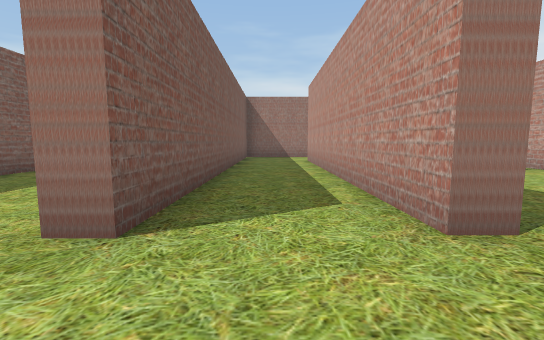
view 1 (above)

18 first-person views from a walk through a Unity game level. The camera is 1.3 m above the floor, tilts 6° down and sees 90° across. The floor is counted in squares, 2 m on a side. Each view is taken from the middle of a square. On the plan, view 1 faces up. The plan holds only what a view shows up to about 9 squares ahead; the rest is blank.

view 2
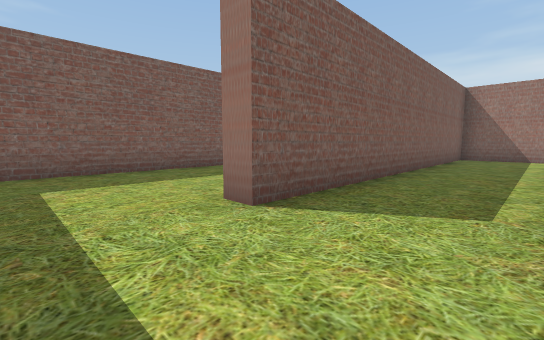

view 3
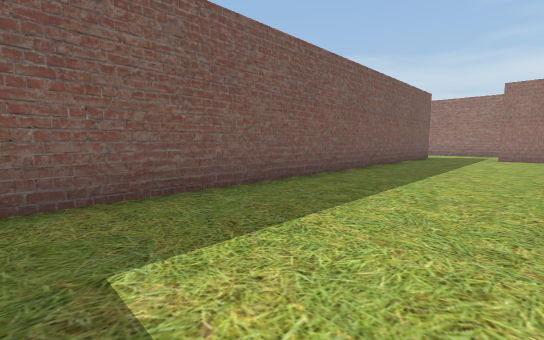

view 4
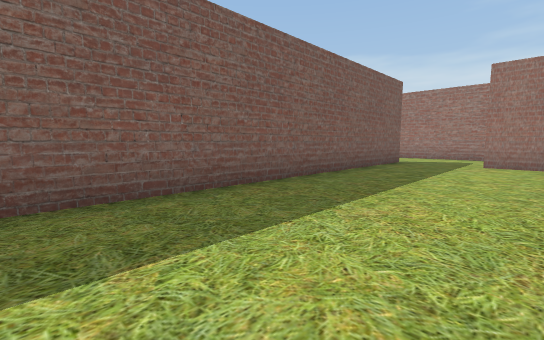

view 5
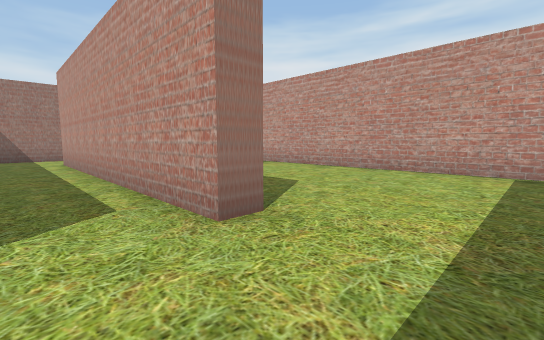

view 6
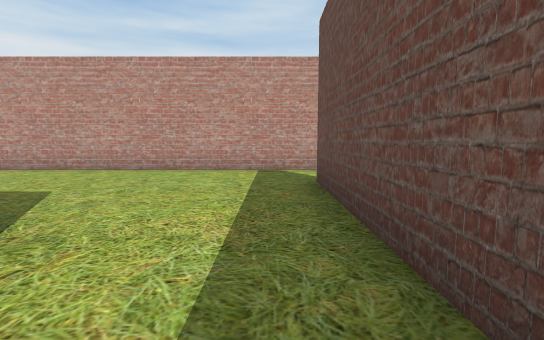

view 7
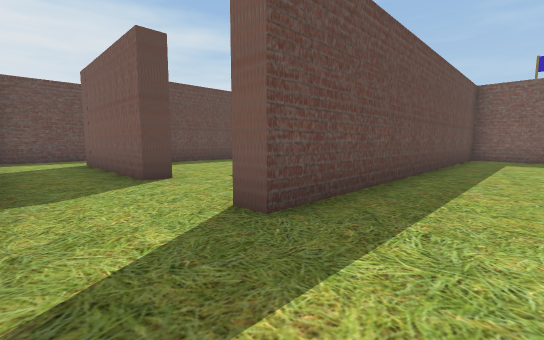

view 8
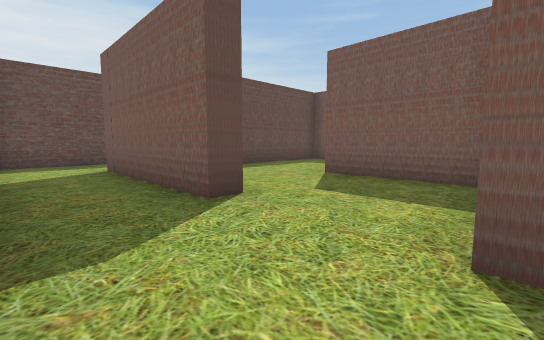

view 9
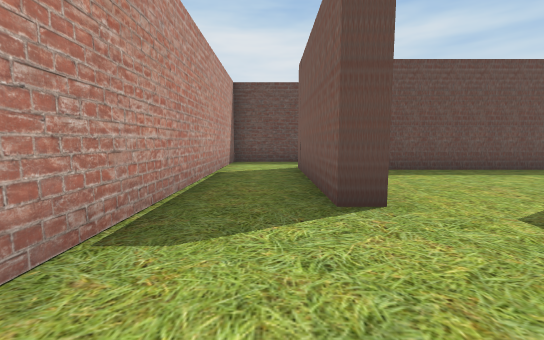

view 10
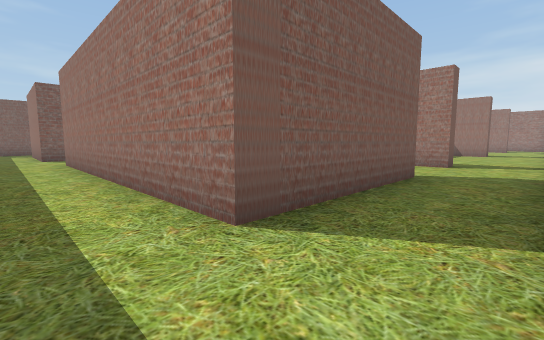

view 11
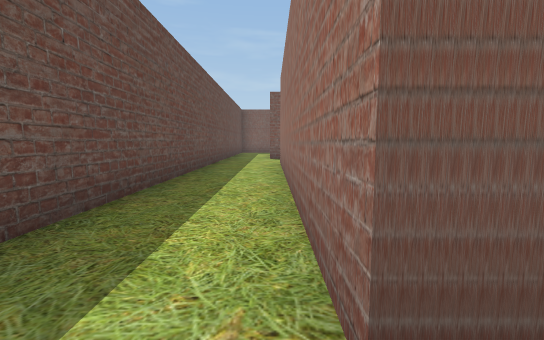

view 12
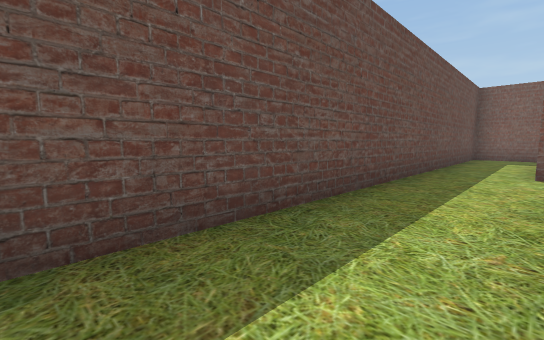

view 13
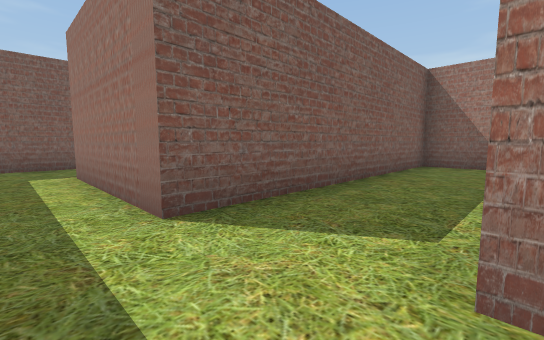

view 14
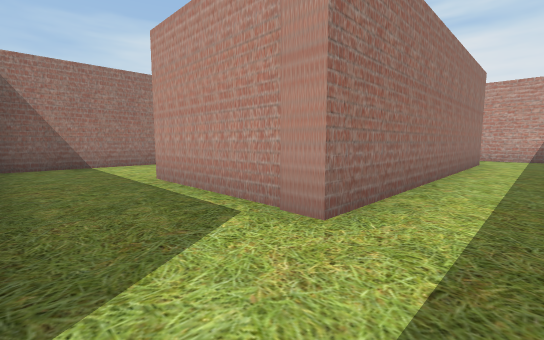

view 15
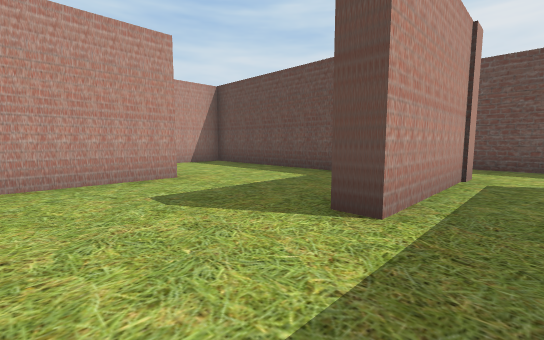

view 16
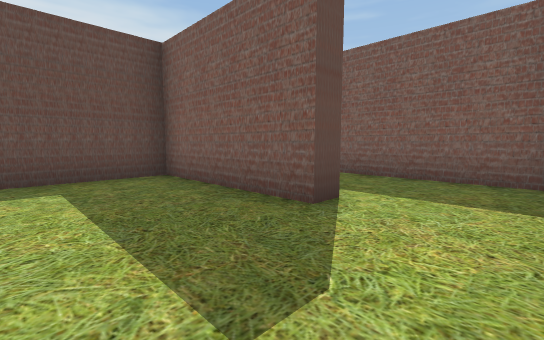

view 17
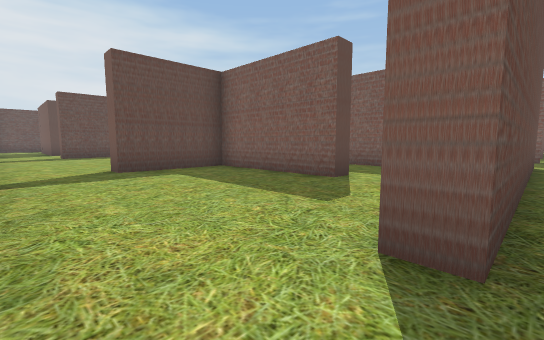

view 18
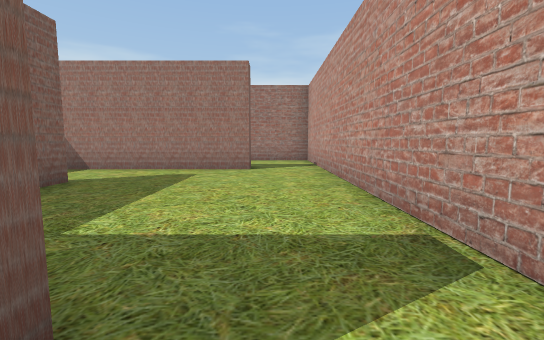

### Floor plan
Points are (right, up) in squares from view 1. A wall is a line through its corners. A room is listed if a view was taken in it or the views show most of it. See-through windows are left out.
Room 1 (views 1, 2, 5, 6)
walls: (1.2, 1.8) (1.2, 9.3); (-1.5, -0.7) (1.4, -0.7); (-1, 11.1) (-1, 1.8) (-1.6, 1.8); (1.5, 11.4) (-0.5, 11.4)
ways out: opening at (-1, 0.5) to room 2; opening at (2, 0.5) to room 3; opening at (2, 10.5) to room 6
Room 2 (views 3, 4)
walls: (-2, 11.4) (-3.1, 11.4); (-5.2, 12) (-5.2, -0.7) (-1.5, -0.7)
ways out: opening at (-1, 0.5) to room 1; opening at (-4, 11)
Room 3 (views 7, 18)
walls: (1.8, 1.8) (1.2, 1.8); (6.2, -0.5) (6.2, 5.5); (1.4, -0.7) (4.4, -0.7); (4.4, 5.8) (4.4, 5.2)
ways out: opening at (2, 0.5) to room 1; opening at (5.5, -1) to room 4; opening at (5.5, 6) to room 6
Room 4 (views 8, 9, 10, 11, 12, 13, 14)
walls: (3.8, -3.7) (4.4, -3.7) (4.4, -7.8) (-3.1, -7.8); (-5.2, -8.1) (-8.9, -8.1); (4.4, -0.7) (4.4, -1.2) (3.5, -1.2); (-10.1, -9.7) (6.2, -9.7) (6.2, -0.5); (-10.8, -7.8) (-10.8, -9.1)
ways out: opening at (5.5, -1) to room 3; opening at (-4, -8) to room 5; opening at (4, -2.5) to room 7; opening at (-9.5, -8)
Room 5 (view 15)
walls: (0.7, -4.2) (0.7, -1.9); (-1.9, -1.2) (-5.2, -1.2) (-5.2, -8.1); (-1.4, -7.3) (0.6, -7.3); (-3.1, -7.8) (-3.1, -4.2) (-2.5, -4.2)
ways out: opening at (-4, -8) to room 4; opening at (1, -5.5) to room 8
Room 6 (views 16, 17)
walls: (1.2, 9.3) (1.7, 9.3) (1.7, 5.8) (4.4, 5.8); (4.4, 11.9) (4.4, 11.4) (1.5, 11.4); (6.2, 5.5) (6.2, 12.5)
ways out: opening at (2, 10.5) to room 1; opening at (5.5, 6) to room 3; opening at (5.5, 12)
Room 7 (no view inside)
walls: (1.2, -1.6) (1.2, -4.2)
ways out: opening at (4, -2.5) to room 4; opening at (2.5, -4) to room 8
Room 8 (no view inside)
walls: (3.8, -7) (3.8, -5.8); (0.6, -7.3) (3.6, -7.3)
ways out: opening at (1, -5.5) to room 5; opening at (2.5, -4) to room 7

Where each view was taken, in squares from view 1:
view 1: 0 up, 0 right, facing up
view 2: 0 up, 1 right, facing up-left
view 3: 0 up, 2 left, facing up-left
view 4: 3 up, 2 left, facing up-left
view 5: 0 up, 0 right, facing up-right
view 6: 0 up, 0 right, facing right
view 7: 1 up, 6 right, facing down-left
view 8: 1 down, 6 right, facing down-left
view 9: 1 down, 5 right, facing down
view 10: 9 down, 6 right, facing up-left
view 11: 8 down, 5 right, facing left
view 12: 8 down, 1 right, facing down-left
view 13: 9 down, 3 left, facing up-left
view 14: 9 down, 5 left, facing up-right
view 15: 2 down, 4 left, facing down-right
view 16: 11 up, 4 right, facing down-left
view 17: 12 up, 6 right, facing down-left
view 18: 5 up, 5 right, facing up
